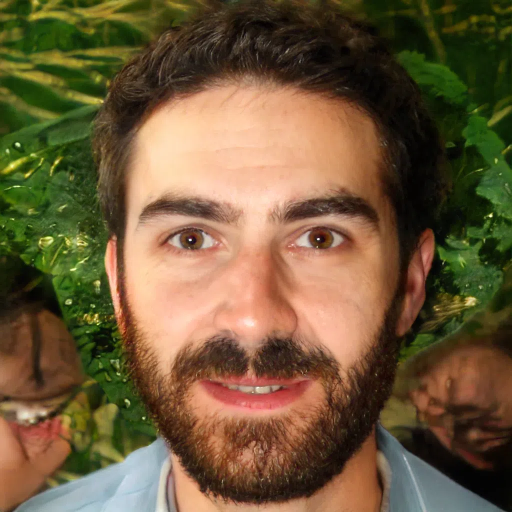
#> input picture apps/web/test/fixtures/next-matrix/photo-no-metadata.webp, 1024 x 1024 px, given in place of hello-1024.webp, which was not available (shown at 1/2 size)
$ python make_fixtures.py
#> lines starting #> are read from the running program, lines starting #| are printed output that depends on the picture; pictures that were not available may be replaced by others from this repository, and a replacement may not be noted
"""Synthetic photo fixtures for the crop-confirm loop (fm-f2rs). No personal photos: the only face is the shipped
StyleGAN 'hello' preview (apps/web/src/public/preview/hello-1024.webp, a generated face; provenance in classic
hosting/gallery/hello-provenance.md). Deterministic; rerun to regenerate: python3 tests/crop/make_fixtures.py
Needs Pillow."""
import io
import json
import hashlib
from pathlib import Path

from PIL import Image, ImageDraw

HERE = Path(__file__).resolve().parent
REPO = HERE.parents[1]
OUT = HERE / 'fixtures'
HELLO = REPO / 'apps/web/src/public/preview/hello-1024.webp'


def backdrop(width, height):
    """A face-free scene: a smooth gradient with a few hard-edged shapes."""
    image = Image.new('RGB', (width, height))
    px = image.load()
    for y in range(height):
        for x in range(width):
            px[x, y] = (40 + 150 * x // width, 70 + 120 * y // height, 160 - 90 * x // width)
    draw = ImageDraw.Draw(image)
    draw.rectangle([width // 8, height // 6, width // 3, height // 2], fill=(200, 180, 60))
    draw.ellipse([width // 2, height // 2, width * 7 // 8, height * 7 // 8], fill=(60, 140, 90))
    draw.polygon([(width // 2, height // 10), (width * 9 // 10, height // 3), (width * 3 // 5, height // 2)], fill=(150, 60, 120))
    return image


def jpeg(image, **extra):
    buffer = io.BytesIO()
    image.save(buffer, 'JPEG', quality=90, **extra)
    return buffer.getvalue()


def main():
    OUT.mkdir(exist_ok=True)
    face = Image.open(HELLO).convert('RGB')
#> face is the input picture: PIL image 1024x1024 RGB; mean R, G, B 111.4, 90, 58.5
    files = {}
    files['no-face.jpg'] = jpeg(backdrop(512, 512))
#> in backdrop, `image = Image.new('RGB', (width, height))`: image: PIL image 512x512 RGB; every value is 0
    # Two faces inside one square, so a whole-image (square) crop holds both.
    pair = backdrop(1024, 1024)
#> in backdrop (call 2), `image = Image.new('RGB', (width, height))`: image: PIL image 1024x1024 RGB; every value is 0
    pair.paste(face.resize((480, 480)), (24, 272))
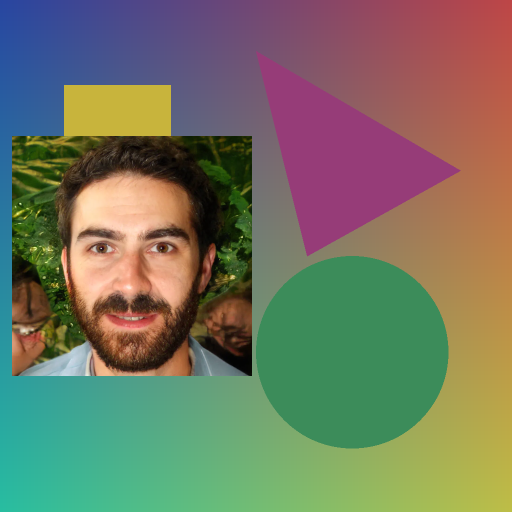
#> pair: PIL image 1024x1024 RGB (shown at 1/2 size); mean R, G, B 115.9, 118, 96.9
    pair.paste(face.resize((480, 480)).transpose(Image.Transpose.FLIP_LEFT_RIGHT), (520, 272))
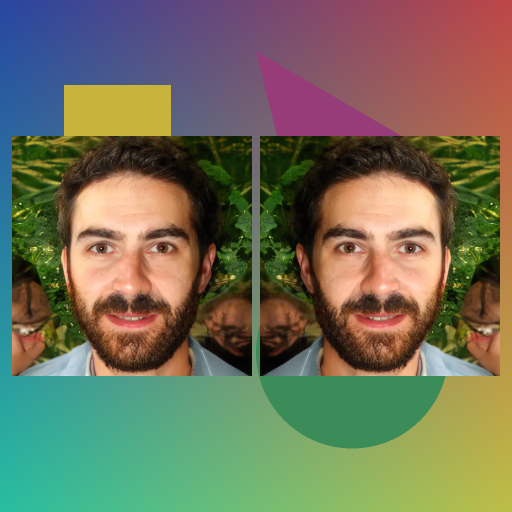
#> pair: PIL image 1024x1024 RGB (shown at 1/2 size); mean R, G, B 112.9, 112.2, 88.8
    files['multi-face.jpg'] = jpeg(pair)
    # Stored rotated a quarter turn with EXIF Orientation 6 ("rotate 90 CW to display"): upright once honoured.
    exif = Image.Exif()
    exif[0x0112] = 6
    files['oriented.jpg'] = jpeg(face.resize((512, 512)).transpose(Image.Transpose.ROTATE_90), exif=exif.tobytes())
#> in jpeg (call 3), `image.save(buffer, 'JPEG', quality=90, **extra)`:
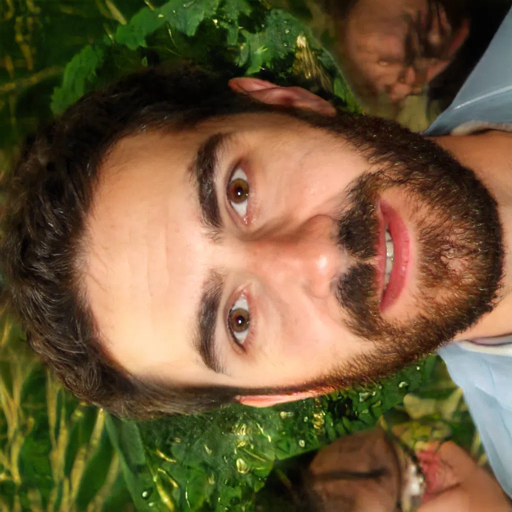
#> image: PIL image 512x512 RGB; mean R, G, B 111.4, 90, 58.5
    wide = backdrop(900, 600)
#> call 3 of backdrop, with width = 900, height = 600
#> in backdrop (call 3), `image = Image.new('RGB', (width, height))`: image: PIL image 900x600 RGB; every value is 0
#> in backdrop (call 3), `draw = ImageDraw.Draw(image)`:
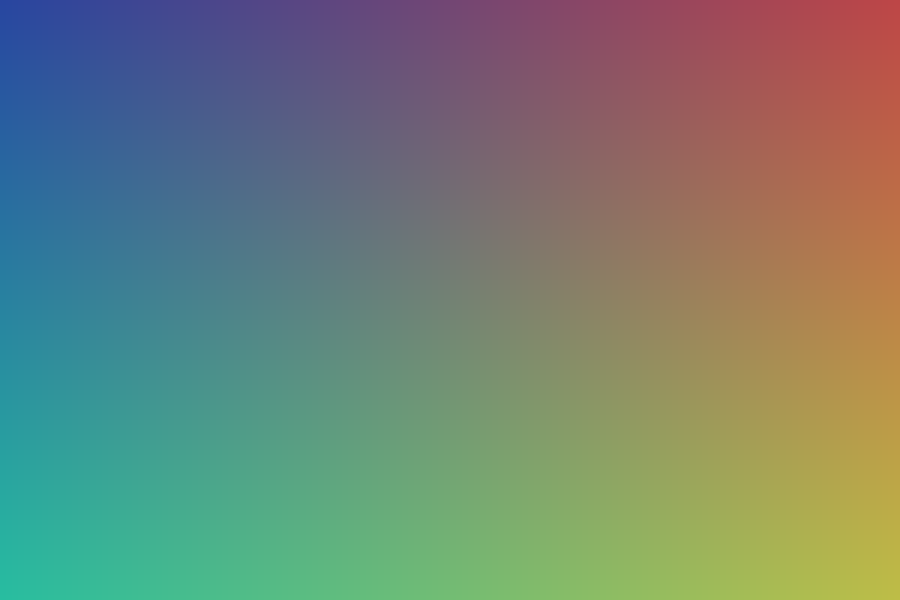
#> image: PIL image 900x600 RGB; mean R, G, B 114.5, 129.5, 115.5
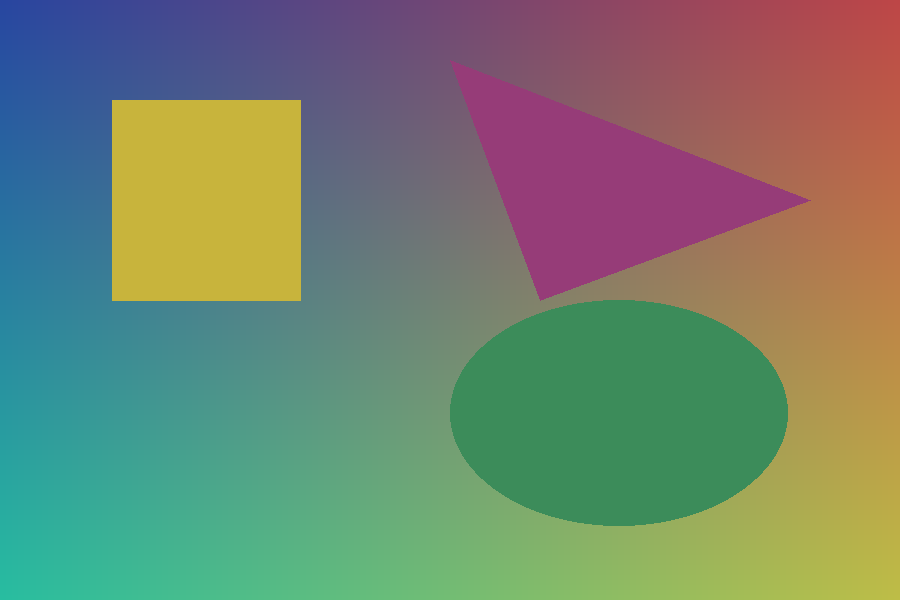
#> wide: PIL image 900x600 RGB; mean R, G, B 114.9, 129.9, 110.3
    wide.paste(face.resize((420, 420)), (240, 90))
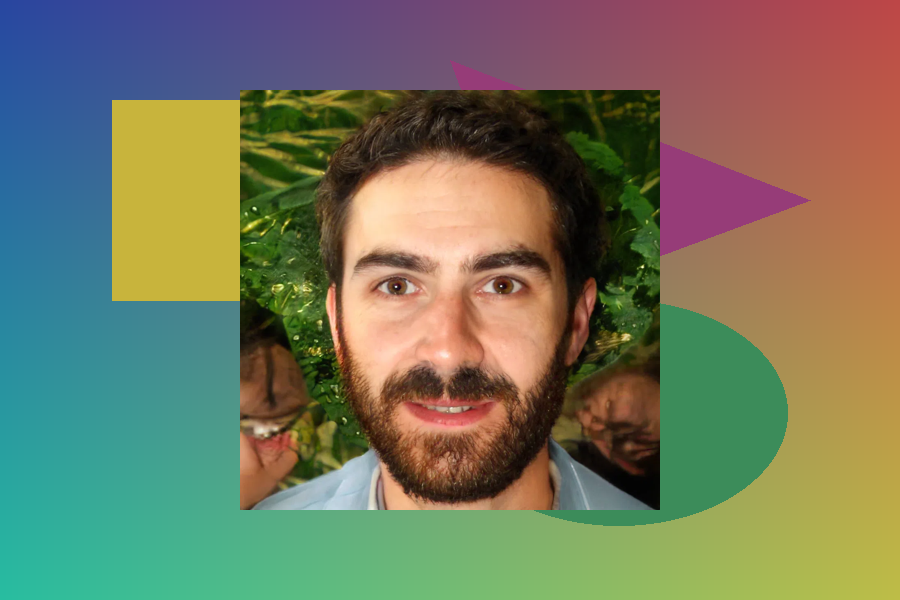
#> wide: PIL image 900x600 RGB; mean R, G, B 115.6, 118.6, 93.4
    files['non-square.jpg'] = jpeg(wide)
    files['malformed.jpg'] = files['no-face.jpg'][:2048]
    # One small face in the top-left corner of a large frame: found in the whole photo, but a centred crop at
    # zoom 2 (the middle half) holds no face, so re-detecting the confirmed crop fails.
    corner = backdrop(1024, 1024)
    corner.paste(face.resize((300, 300)), (16, 16))
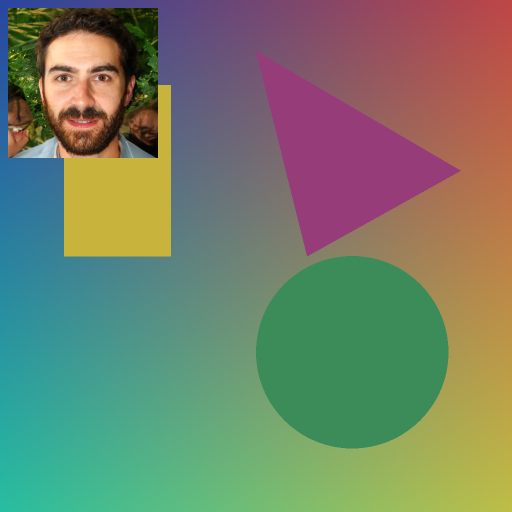
#> corner: PIL image 1024x1024 RGB (shown at 1/2 size); mean R, G, B 115.6, 127.8, 104.9
    files['redetection-fails-on-confirmed-crop.jpg'] = jpeg(corner)
    manifest = {}
    for name, data in files.items():
        (OUT / name).write_bytes(data)
        manifest[name] = {'bytes': len(data), 'sha256': hashlib.sha256(data).hexdigest()}
#> this loop made 6 passes
#> name on passes 1 to 6: 'no-face.jpg', 'multi-face.jpg', 'oriented.jpg', 'non-square.jpg', 'malformed.jpg', 'redetection-fails-on-confirmed-crop.jpg'
#> after the loop, manifest = 6 items
    manifest['_source'] = {'face': str(HELLO.relative_to(REPO)), 'faceSha256': hashlib.sha256(HELLO.read_bytes()).hexdigest(),
                           'note': 'synthetic only: one generated face (hello) and drawn shapes; no personal photos'}
    (OUT / 'fixtures.json').write_text(json.dumps(manifest, indent=2) + '\n')
    print(json.dumps({k: v.get('bytes') for k, v in manifest.items() if k != '_source'}))
#| {"no-face.jpg": 15653, "multi-face.jpg": 142265, "oriented.jpg": 65207, "non-square.jpg": 68779, "malformed.jpg": 2048, "redetection-fails-on-confirmed-crop.jpg": 68673}


if __name__ == '__main__':
    main()

$ run again, on photo-runtime/fixtures/seed-0-jpeg.jpg
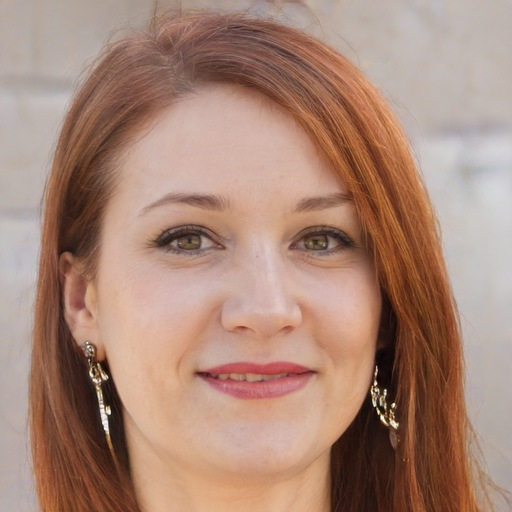
#> input picture photo-runtime/fixtures/seed-0-jpeg.jpg, 512 x 512 px, given in place of hello-1024.webp, which was not available
#> in main, face is the input picture: PIL image 512x512 RGB; mean R, G, B 169.2, 135.2, 119.6
#> in main, `wide.paste(face.resize((420, 420)), (240, 90))`:
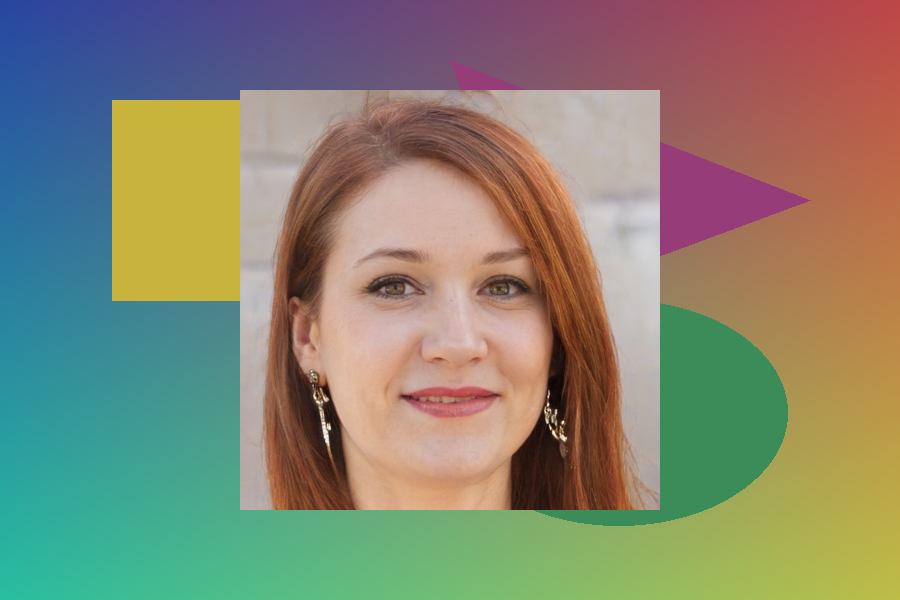
#> wide: PIL image 900x600 RGB; mean R, G, B 134.5, 133.3, 113.4
#> in main, `corner.paste(face.resize((300, 300)), (16, 16))`:
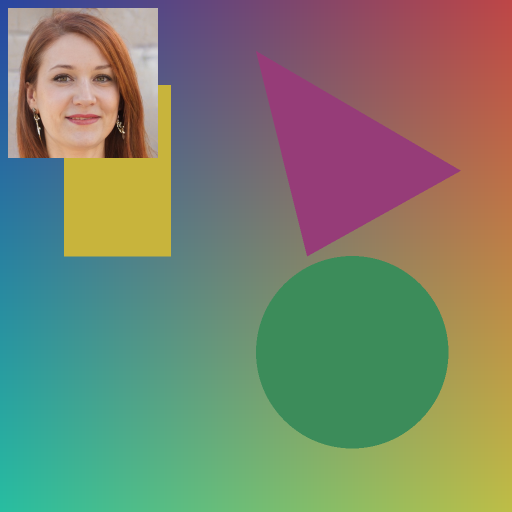
#> corner: PIL image 1024x1024 RGB (shown at 1/2 size); mean R, G, B 120.5, 131.7, 110.2
#> the loop in main, `for name, data in files.items():` made 6 passes
#> name on passes 1 to 6: 'no-face.jpg', 'multi-face.jpg', 'oriented.jpg', 'non-square.jpg', 'malformed.jpg', 'redetection-fails-on-confirmed-crop.jpg'
#> after the loop in main, `for name, data in files.items():`: manifest = 6 items
#| {"no-face.jpg": 15653, "multi-face.jpg": 114339, "oriented.jpg": 55511, "non-square.jpg": 57117, "malformed.jpg": 2048, "redetection-fails-on-confirmed-crop.jpg": 60695}
